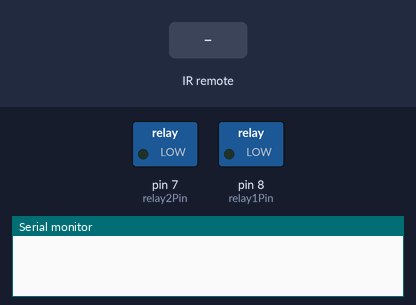
Bench run of a sketch on a simulated Arduino Uno, built with avr-gcc and run on an emulated ATmega328P. Parts: switched loads named in the sketch (green lamp = pin HIGH), the last lines printed to the serial monitor. The test bench sets the inputs (shaded band).

Above: at 1.2 s.
1.3 s: infrared code 0xFF629D received
At 2.3 s:
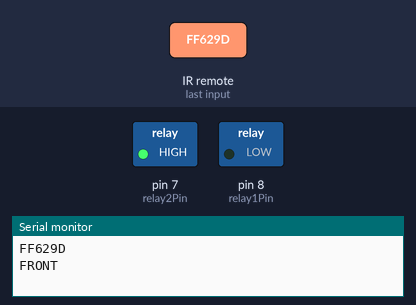
2.8 s: infrared code 0xFFA857 received
At 3.5 s:
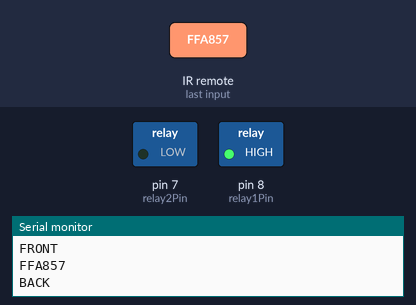
Timing chart, 0 to 5.8 s (numbered marks = the images above; inputs shaded):
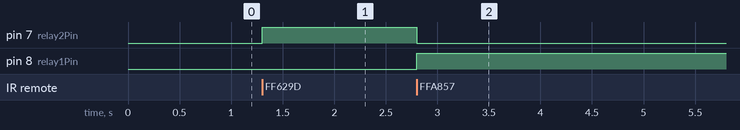

Measured:
- after the input at 1.3 s, pin 7 (relay2Pin): LOW → HIGH at once
- after the input at 2.8 s, pin 7 (relay2Pin): HIGH → LOW at once; pin 8 (relay1Pin): LOW → HIGH at once

The sketch:

sketch_ownproject2.ino
```cpp
/*
* Name: Train Project
* Author: Vincent Stridh
* Date: 2026-05-13
* Description: this project uses a dc motor and an IR reader to allow the user to use a remote to drive a train forwards or backwards
* Further, I might allow the user to change tracks as well.
*/
//Libraries
#include <IRremote.h>

//Constants
const int relay1Pin = 8;
const int relay2Pin = 7;
const int RECV_PIN = 4;

//Variables
int IRValue;

//Objects
IRrecv irrecv(RECV_PIN);
decode_results results;

void setup() {
  irrecv.enableIRIn();
  pinMode(relay1Pin, OUTPUT);
  pinMode(relay2Pin, OUTPUT);
  pinMode(RECV_PIN, INPUT);
  Serial.begin(9600);
  digitalWrite(relay1Pin, LOW);
  digitalWrite(relay2Pin, LOW);
}

void loop() {
  if (irrecv.decode(&results)) {
    Serial.println(results.value, HEX);
    if(results.value == 0xFF629D) { // forward button
      digitalWrite(relay1Pin, LOW);
      digitalWrite(relay2Pin, HIGH);
      Serial.println("FRONT");
    }
    else if(results.value == 0xFFA857) { // back button
      digitalWrite(relay1Pin, HIGH);
      digitalWrite(relay2Pin, LOW);
      Serial.println("BACK");
    }
    else { // any other button/off button
      digitalWrite(relay1Pin, LOW);
      digitalWrite(relay2Pin, LOW);
      Serial.println("OFF");
    }
    irrecv.resume();
  }
}
```
